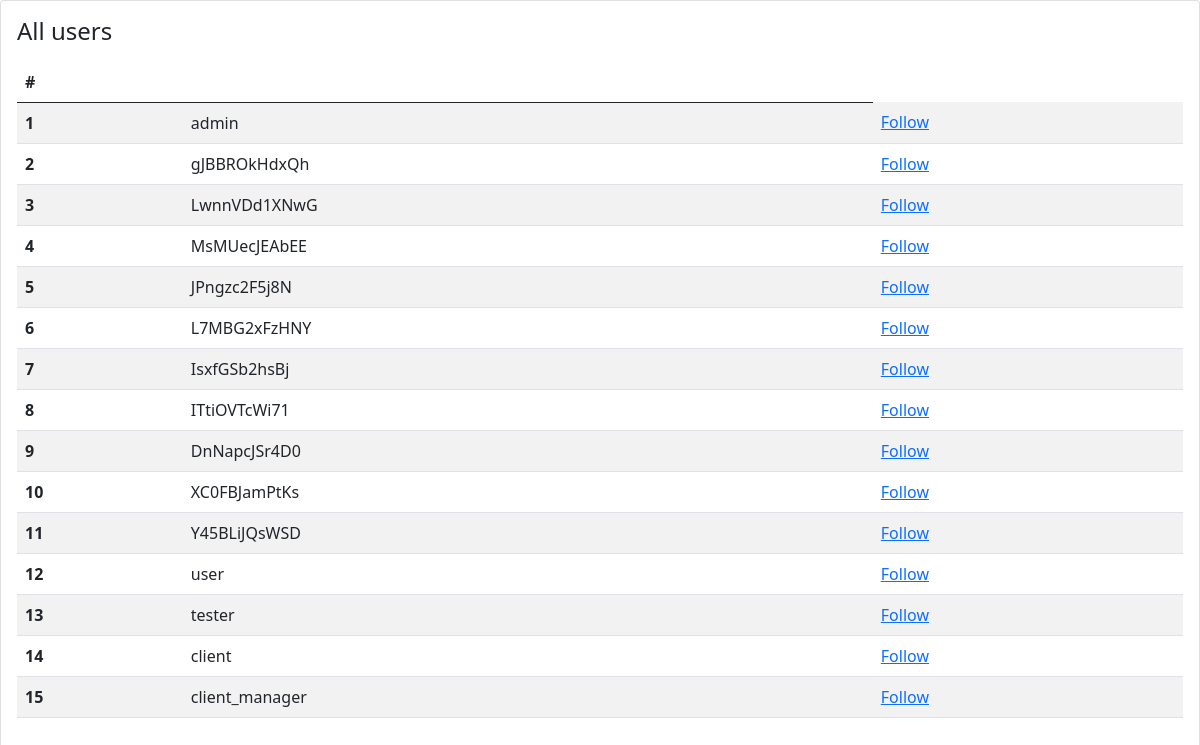
Before: /all/ with the older database file.
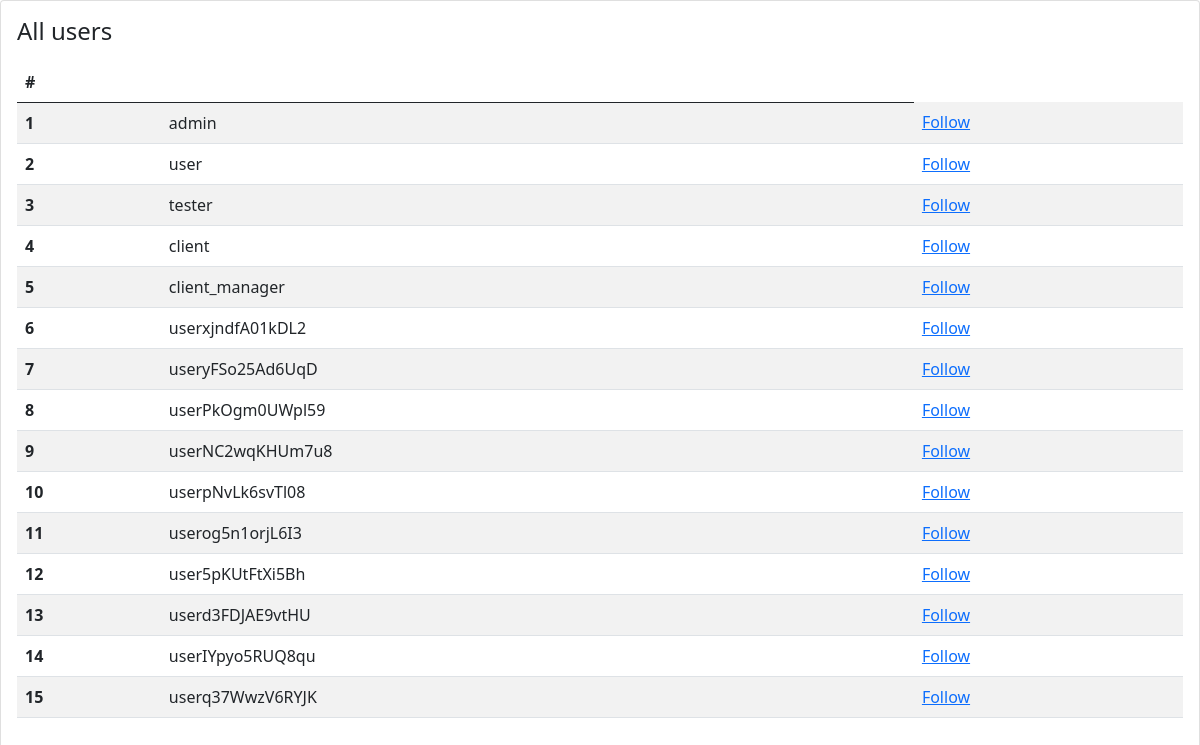
After: the same page with the newer database file.
### tweet_app/models.py (models this page shows, shortened)
class User(AbstractUser):
    mobile=models.CharField(max_length=10,null=True)

### tweet_app/views.py (the view)
# urls.py: path('all/',all_users,name='all_users'),
def all_users(request):
    users=User.objects.all()
    return render(request,'allusers.html',{'users':users})

### templates/allusers.html (shortened to what this page needs)
{% extends 'base.html' %}
{% block content %}
<div class="col-lg-12 grid-margin stretch-card">
          <div class="card">
            <div class="card-body">
              <h4 class="card-title">All users</h4>
              <div class="table-responsive">
                <table class="table table-striped">
                  <thead>
                    <tr>
                      <th> #</th>
                      <th>  </th>
                    </tr>
                  </thead>
                  <tbody>
                      {% for user in users %}
                    <tr>
                      <th scope="row">{{forloop.counter}}</th>
                      <td>{{user.username}}</td>
                      <td><a href="{% url 'follow' user.id %}">Follow</a></td>
                    </tr>
                    {% endfor %}
                  </tbody>
                </table>
              </div>
            </div>
          </div>
        </div>
{% endblock %}

### templates/base.html (shortened to what this page needs)
<!DOCTYPE html>
<html lang="en" dir="ltr">
  <head>
    <link href="https://cdn.jsdelivr.net/npm/bootstrap@5.0.1/dist/css/bootstrap.min.css" rel="stylesheet">
  </head>
  <body>
    {% block content %}
    {% endblock %}
  </body>
</html>

Changed rows visible on the page:
removed User: username "gJBBROkHdxQh"
removed User: username "LwnnVDd1XNwG"
removed User: username "MsMUecJEAbEE"
removed User: username "JPngzc2F5j8N"
removed User: username "L7MBG2xFzHNY"
removed User: username "IsxfGSb2hsBj"
removed User: username "ITtiOVTcWi71"
removed User: username "DnNapcJSr4D0"
removed User: username "XC0FBJamPtKs"
removed User: username "Y45BLiJQsWSD"
added User: username "userxjndfA01kDL2"
added User: username "useryFSo25Ad6UqD"
added User: username "userPkOgm0UWpl59"
added User: username "userNC2wqKHUm7u8"
added User: username "userpNvLk6svTl08"
added User: username "userog5n1orjL6I3"
added User: username "user5pKUtFtXi5Bh"
added User: username "userd3FDJAE9vtHU"
added User: username "userIYpyo5RUQ8qu"
added User: username "userq37WwzV6RYJK"
